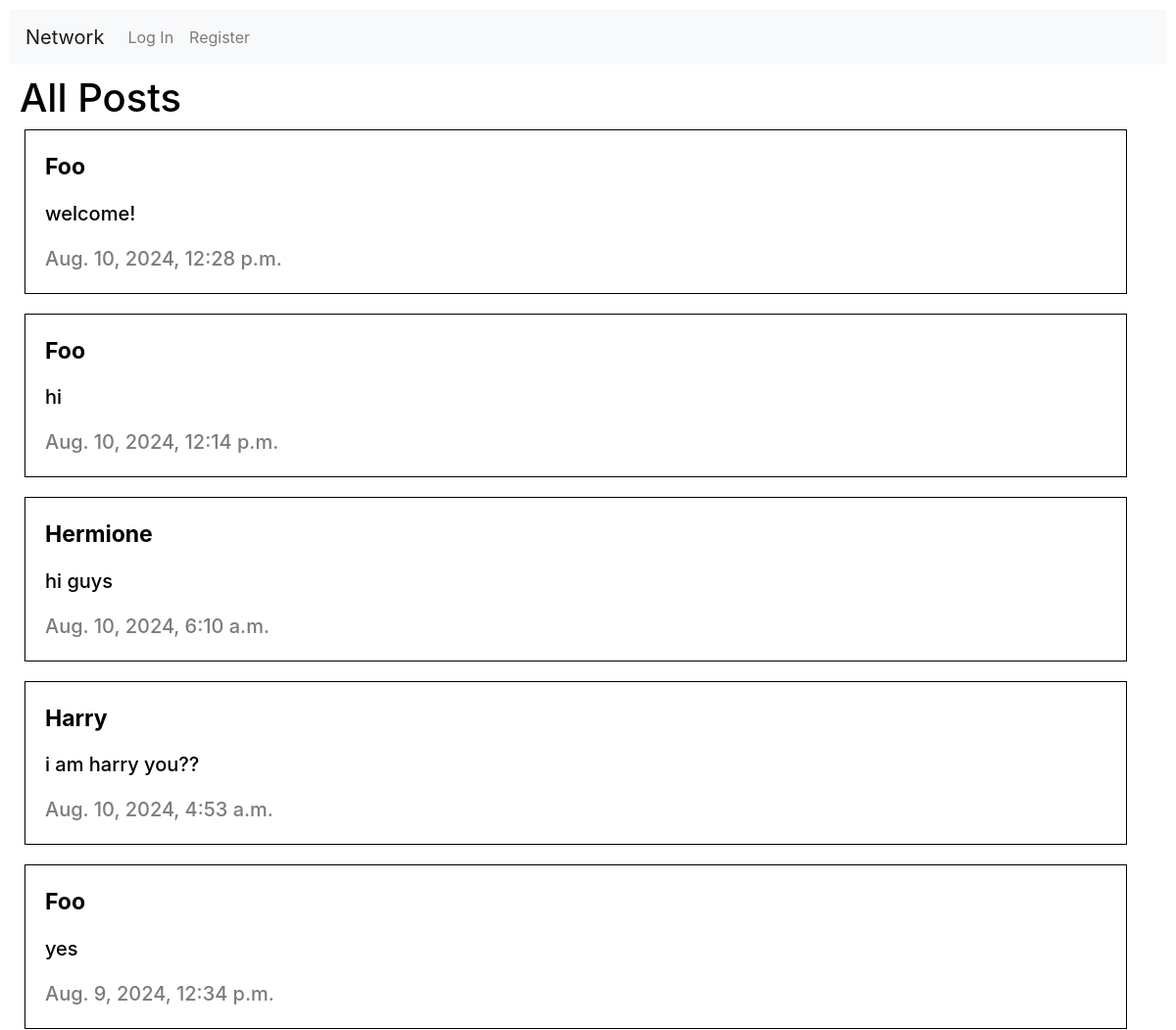
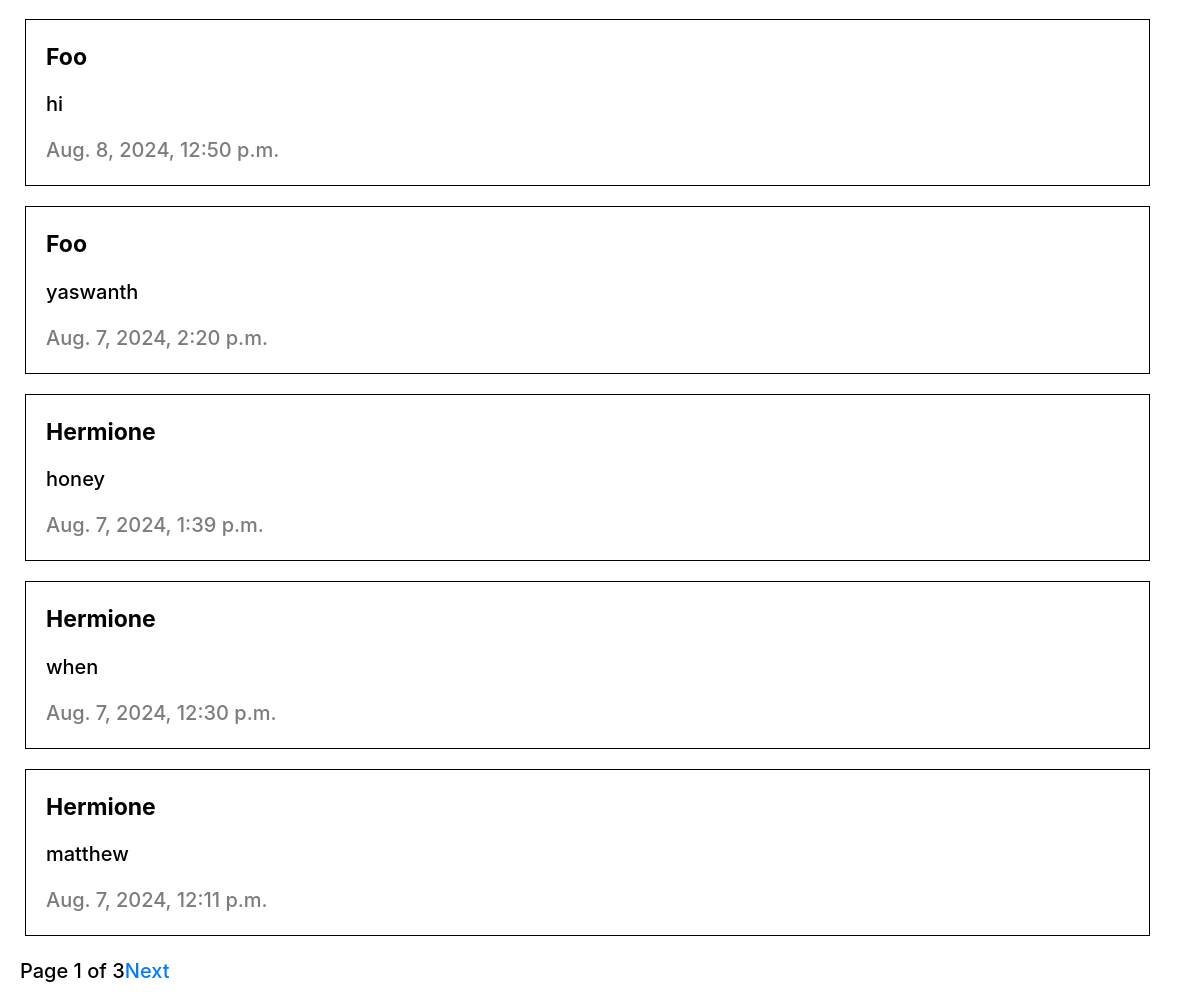
The page / on the database its author committed (2 pictures, top to bottom).
### network/models.py (models this page shows, shortened)
class Post(models.Model):
    user = models.ForeignKey(User, on_delete=models.CASCADE, related_name = "posts")
    content = models.TextField()
    timestamp = models.DateTimeField(auto_now_add=True)
    likes = models.ManyToManyField(User, related_name="liked_posts", blank=True)

class User(AbstractUser):
    pass

### network/views.py (the view)
# urls.py: path("", views.index, name="index"),
def index(request):
    if request.method == "POST":
        content = request.POST.get("post")
        if content:
            Post.objects.create(user=request.user, content=content)
        return redirect("index")
    posts = Post.objects.all().order_by('-timestamp')
    paginator = Paginator(posts, 10)  # Show 10 posts per page
    page_number = request.GET.get('page')
    page_obj = paginator.get_page(page_number)
    for post in page_obj:
        post.user_has_liked = post.likes.filter(id=request.user.id).exists() if request.user.is_authenticated else False
    context = {
        'posts': page_obj,
    }
    return render(request, 'network/index.html', context)

### network/templates/network/index.html (shortened to what this page needs)
{% extends "network/layout.html" %}
{% block body %}
<div class="content">
    <h1>All Posts</h1>
    {% if posts %}
        {% for post in posts %}
            <div class="flexbox post-container">
                <a id="user" href="{% url 'profile' post.user.username %}">{{ post.user.username|title }}</a>
                <p id="content-{{ post.id }}">{{ post.content }}</p>
                <p id="timestamp">{{ post.timestamp }}</p>
            </div>
        {% endfor %}
        <div class="pagination">
            <span>Page {{ posts.number }} of {{ posts.paginator.num_pages }}</span>
            {% if posts.has_next %}
                <a href="?page={{ posts.next_page_number }}">Next</a>
            {% endif %}
        </div>
    {% else %}
        <p>No posts available.</p>
    {% endif %}
</div>
{% endblock %}

### network/templates/network/layout.html (shortened to what this page needs)
{% load static %}
<!DOCTYPE html>
<html lang="en">
    <head>
        <link rel="stylesheet" href="https://stackpath.bootstrapcdn.com/bootstrap/4.4.1/css/bootstrap.min.css">
        <link href="{% static 'network/styles.css' %}" rel="stylesheet">
    </head>
    <body style="padding:10px;">
        <nav class="navbar navbar-expand-lg navbar-light bg-light">
            <a class="navbar-brand" href="{% url 'index' %}">Network</a>
            <div>
              <ul class="navbar-nav mr-auto">
                {% if user.is_authenticated %}
                <li class="nav-item">
                  <a class="nav-link" href="{% url 'all_posts' %}">All posts</a>
                </li>
                    <li class="nav-item">
                        <a class="nav-link" href="{% url 'following_posts' %}">Following</a>
                    </li>
                    <li class="nav-item">
                        <a class="nav-link" href="{% url 'logout' %}">Log Out</a>
                    </li>
                {% else %}
                    <li class="nav-item">
                        <a class="nav-link" href="{% url 'login' %}">Log In</a>
                    </li>
                    <li class="nav-item">
                        <a class="nav-link" href="{% url 'register' %}">Register</a>
                    </li>
                {% endif %}
              </ul>
            </div>
          </nav>
        <div class="body">
            {% block body %}
            {% endblock %}
        </div>
    </body>
</html>

### network/static/network/styles.css (style rules this page uses)
.flexbox { border: 1px solid black; width: 97%; padding: 20px; margin: 5px; }
.post-container { margin-bottom: 20px; display: flex; flex-direction: column; }
.content { padding: 10px; font-style: Arial, Helvetica, sans-serif; font-size: 20px; font-weight: 500; color: #000000; margin-bottom: 0px; }
#user { font-style: inherit; font-size: 23px; font-weight: 700; margin-bottom: 15px; color: #000000; }
#timestamp { font-family: inherit; font-size: 20px; font-weight: 500; color: #7c7c7c; margin-bottom: 0px; }
.post-container { margin-bottom: 20px; }

### rows shown on the page
Post: user.username "Foo", content "welcome!", timestamp "Aug. 10, 2024, 12:28 p.m."
Post: user.username "Foo", content "hi", timestamp "Aug. 10, 2024, 12:14 p.m."
Post: user.username "Hermione", content "hi guys", timestamp "Aug. 10, 2024, 6:10 a.m."
Post: user.username "Harry", content "i am harry you??", timestamp "Aug. 10, 2024, 4:53 a.m."
Post: user.username "Foo", content "yes", timestamp "Aug. 9, 2024, 12:34 p.m."
Post: user.username "Foo", content "hi", timestamp "Aug. 8, 2024, 12:50 p.m."
Post: user.username "Foo", content "yaswanth", timestamp "Aug. 7, 2024, 2:20 p.m."
Post: user.username "Hermione", content "honey", timestamp "Aug. 7, 2024, 1:39 p.m."
Post: user.username "Hermione", content "when", timestamp "Aug. 7, 2024, 12:30 p.m."
Post: user.username "Hermione", content "matthew", timestamp "Aug. 7, 2024, 12:11 p.m."

### other values the page prints
{{ posts.number }} "1"
{{ posts.paginator.num_pages }} "3"
